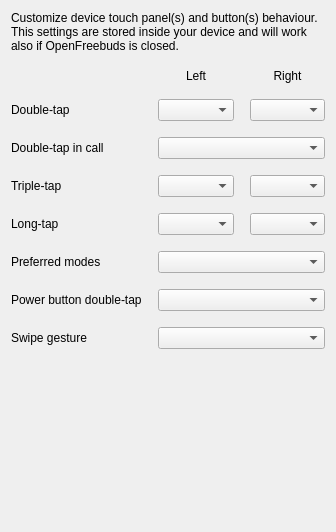
<?xml version="1.0" encoding="UTF-8"?>
<ui version="4.0">
 <class>OfbQtGesturesModule</class>
 <widget class="QWidget" name="OfbQtGesturesModule">
  <property name="geometry">
   <rect>
    <x>0</x>
    <y>0</y>
    <width>336</width>
    <height>532</height>
   </rect>
  </property>
  <property name="sizePolicy">
   <sizepolicy hsizetype="Preferred" vsizetype="Preferred">
    <horstretch>1</horstretch>
    <verstretch>1</verstretch>
   </sizepolicy>
  </property>
  <property name="windowTitle">
   <string>Geatures</string>
  </property>
  <layout class="QGridLayout" name="gridLayout">
   <property name="spacing">
    <number>16</number>
   </property>
   <item row="2" column="1">
    <widget class="QComboBox" name="double_left">
     <property name="sizeIncrement">
      <size>
       <width>0</width>
       <height>0</height>
      </size>
     </property>
    </widget>
   </item>
   <item row="7" column="0">
    <widget class="QLabel" name="power_label">
     <property name="text">
      <string>Power button double-tap</string>
     </property>
    </widget>
   </item>
   <item row="8" column="1" colspan="2">
    <widget class="QComboBox" name="swipe_left"/>
   </item>
   <item row="1" column="1">
    <widget class="QLabel" name="label_2">
     <property name="sizePolicy">
      <sizepolicy hsizetype="Preferred" vsizetype="Fixed">
       <horstretch>0</horstretch>
       <verstretch>0</verstretch>
      </sizepolicy>
     </property>
     <property name="text">
      <string>Left</string>
     </property>
     <property name="alignment">
      <set>Qt::AlignCenter</set>
     </property>
    </widget>
   </item>
   <item row="4" column="0">
    <widget class="QLabel" name="triple_label">
     <property name="text">
      <string>Triple-tap</string>
     </property>
    </widget>
   </item>
   <item row="3" column="1" colspan="2">
    <widget class="QComboBox" name="double_in_call_left"/>
   </item>
   <item row="6" column="1" colspan="2">
    <widget class="QComboBox" name="long_anc_left"/>
   </item>
   <item row="2" column="0">
    <widget class="QLabel" name="double_label">
     <property name="text">
      <string>Double-tap</string>
     </property>
    </widget>
   </item>
   <item row="8" column="0">
    <widget class="QLabel" name="swipe_label">
     <property name="text">
      <string>Swipe gesture</string>
     </property>
    </widget>
   </item>
   <item row="5" column="2">
    <widget class="QComboBox" name="long_right"/>
   </item>
   <item row="9" column="1">
    <spacer name="verticalSpacer">
     <property name="orientation">
      <enum>Qt::Vertical</enum>
     </property>
     <property name="sizeHint" stdset="0">
      <size>
       <width>20</width>
       <height>40</height>
      </size>
     </property>
    </spacer>
   </item>
   <item row="4" column="1">
    <widget class="QComboBox" name="triple_left"/>
   </item>
   <item row="5" column="0">
    <widget class="QLabel" name="long_label">
     <property name="text">
      <string>Long-tap</string>
     </property>
    </widget>
   </item>
   <item row="5" column="1">
    <widget class="QComboBox" name="long_left"/>
   </item>
   <item row="2" column="2">
    <widget class="QComboBox" name="double_right"/>
   </item>
   <item row="1" column="2">
    <widget class="QLabel" name="label_3">
     <property name="sizePolicy">
      <sizepolicy hsizetype="Preferred" vsizetype="Fixed">
       <horstretch>0</horstretch>
       <verstretch>0</verstretch>
      </sizepolicy>
     </property>
     <property name="text">
      <string>Right</string>
     </property>
     <property name="alignment">
      <set>Qt::AlignCenter</set>
     </property>
    </widget>
   </item>
   <item row="4" column="2">
    <widget class="QComboBox" name="triple_right"/>
   </item>
   <item row="6" column="0">
    <widget class="QLabel" name="long_anc_label">
     <property name="text">
      <string>Preferred modes</string>
     </property>
    </widget>
   </item>
   <item row="7" column="1" colspan="2">
    <widget class="QComboBox" name="power_left"/>
   </item>
   <item row="3" column="0">
    <widget class="QLabel" name="double_in_call_label">
     <property name="text">
      <string>Double-tap in call</string>
     </property>
    </widget>
   </item>
   <item row="0" column="0" colspan="3">
    <widget class="QLabel" name="label">
     <property name="text">
      <string>Customize device touch panel(s) and button(s) behaviour. This settings are stored inside your device and will work also if OpenFreebuds is closed.</string>
     </property>
     <property name="wordWrap">
      <bool>true</bool>
     </property>
    </widget>
   </item>
  </layout>
 </widget>
 <resources/>
 <connections/>
</ui>
